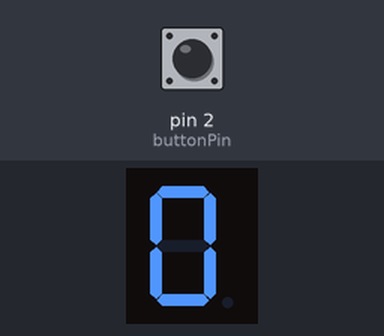
This sketch was run on a simulated Arduino Uno, built with avr-gcc and run on an emulated ATmega328P. On the bench: 1-digit seven-segment display. Wiring (inferred from the names in the program): 1-digit 7-segment display, segments lit when HIGH: segments pin 5, pin 6, pin 7, pin 8, pin 9, pin 10, pin 11. Inputs (shaded band) come from the test bench; at power-on: pin 2 (buttonPin) LOW. The segment pins are drawn as the display they are named for.

Above: at 0.1 s.
1.8 s: pin 2 (buttonPin) pulled HIGH for 0.15 s
At 2.7 s:
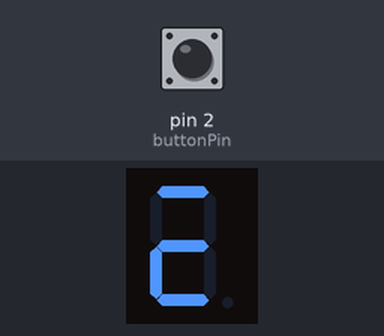
At 3.2 s:
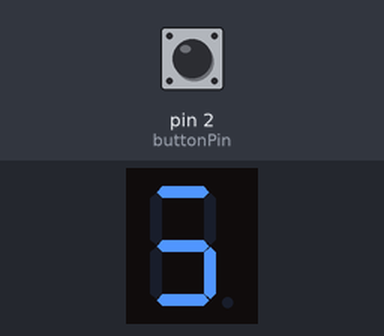
4.8 s: pin 2 (buttonPin) pulled HIGH for 3.2 s
At 7.2 s:
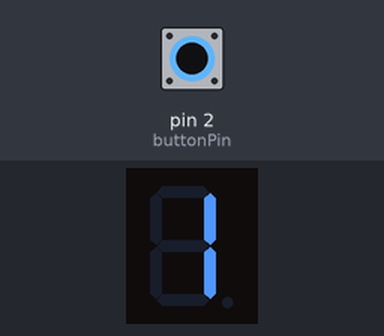
Timing chart, 0 to 8.7 s (numbered marks = the images above; inputs shaded):
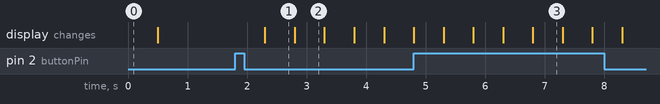

The sketch:

_3.2.ino
```cpp
const int segA = 5;          // donar nom al pin 5 de l’Arduino
const int segB = 6;          // donar nom al pin 6 de l’Arduino
const int segC = 7;          // donar nom al pin 7 de l’Arduino
const int segD = 8;          // donar nom al pin 8 de l’Arduino
const int segE = 9;          // donar nom al pin 9 de l’Arduino
const int segF = 10;         // donar nom al pin 10 de l’Arduino
const int segG = 11;         // donar nom al pin 11 de l’Arduino
int pausa = 500;             // definir variable de temps en ms
const int buttonPin = 2;     // donar nom al pin 2 de l'Arduino

int buttonState = 0;         // Variable per llegir el polsador

//********** Setup ****************************************************************
void setup()
{
  pinMode(segA, OUTPUT);     // definir el pin 5 com una sortida
  pinMode(segB, OUTPUT);     // definir el pin 6 com una sortida
  pinMode(segC, OUTPUT);     // definir el pin 7 com una sortida
  pinMode(segD, OUTPUT);     // definir el pin 8 com una sortida
  pinMode(segE, OUTPUT);     // definir el pin 9 com una sortida
  pinMode(segF, OUTPUT);     // definir el pin 10 com una sortida
  pinMode(segG, OUTPUT);     // definir el pin 11 com una sortida
  pinMode(buttonPin, INPUT); // definir el pin 2 com entrada.

  digitalWrite(segA, HIGH);   // número 0
  digitalWrite(segB, HIGH);
  digitalWrite(segC, HIGH);
  digitalWrite(segD, HIGH);
  digitalWrite(segE, HIGH);
  digitalWrite(segF, HIGH);
  digitalWrite(segG, LOW);    // segments ON: A, B, C, D, E i F

  delay(pausa);               // es queda en aquest estat pausa ms
}

//********** Loop *****************************************************************
void loop()
{
  buttonState = digitalRead(buttonPin);
 // Comprovar si es pressiona el polsador.
 // Si esta pressionat, polsador ON:funcionara el sumador 1.2.3.4.5.6.7.8.9...
   if (buttonState == HIGH) {
  digitalWrite(segA, LOW);    // número 1
  digitalWrite(segD, LOW);
  digitalWrite(segE, LOW);
  digitalWrite(segF, LOW);    // segments ON: B, C

  delay(pausa);               // es queda en aquest estat pausa ms

  digitalWrite(segA, HIGH);   // número 2
  digitalWrite(segC, LOW);
  digitalWrite(segD, HIGH);
  digitalWrite(segE, HIGH);
  digitalWrite(segG, HIGH);   // segments ON: A, B, D, E i G

  delay(pausa);               // es queda en aquest estat pausa ms

  digitalWrite(segC, HIGH);   // número 3
  digitalWrite(segE, LOW);    // segments ON: A, B, C, D i G

  delay(pausa);               // es queda en aquest estat pausa ms

  digitalWrite(segA, LOW);    // número 4
  digitalWrite(segD, LOW);
  digitalWrite(segF, HIGH);   // segments ON: B, C, F i G

  delay(pausa);               // es queda en aquest estat pausa ms

  digitalWrite(segA, HIGH);   // número 5
  digitalWrite(segB, LOW);
  digitalWrite(segD, HIGH);   // segments ON: A, C, D, F i G

  delay(pausa);               // es queda en aquest estat pausa ms

  digitalWrite(segA, LOW);    // número 6
  digitalWrite(segE, HIGH);   // segments ON: C, D, E, F i G

  delay(pausa);               // es queda en aquest estat pausa ms

  digitalWrite(segA, HIGH);   // número 7
  digitalWrite(segB, HIGH);
  digitalWrite(segD, LOW);
  digitalWrite(segE, LOW);
  digitalWrite(segF, LOW);
  digitalWrite(segG, LOW);    // segments ON: A, B i C

  delay(pausa);               // es queda en aquest estat pausa ms

  digitalWrite(segD, HIGH);   // número 8
  digitalWrite(segE, HIGH);
  digitalWrite(segF, HIGH);
  digitalWrite(segG, HIGH);   // segments ON: A, B, C, D, E, F i G

  delay(pausa);               // es queda en aquest estat pausa ms

  digitalWrite(segD, LOW);    // número 9
  digitalWrite(segE, LOW);    // segments ON: A, B, C, F i G

  delay(pausa);               // es queda en aquest estat pausa ms

  digitalWrite(segD, HIGH);   // número 0
  digitalWrite(segE, HIGH);
  digitalWrite(segG, LOW);    // segments ON: A, B, C, D, E i F

  delay(pausa);               // es queda en aquest estat pausa ms
  }
  else {
    // si polsador no esta pressionat no funciona...
  digitalWrite(segA, LOW);   // número 0
  digitalWrite(segB, LOW);
  digitalWrite(segC, LOW);
  digitalWrite(segD, LOW);
  digitalWrite(segE, LOW);
  digitalWrite(segF, LOW);
  digitalWrite(segG, LOW);
  }
}
```

Measured:
- after the input at 1.8 s, the display: changes after 0.50 s (image 1)
- what the display in image 1 shows lasts 0.5 s, from 2.3 s to 2.8 s
